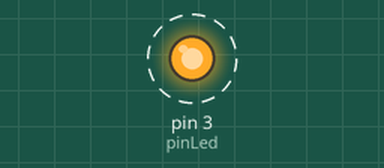
This sketch was run on a simulated Arduino Uno, built with avr-gcc and run on an emulated ATmega328P. Shown: output pins drawn as LEDs (lit = HIGH). Dashed ring = blinking.

Above: at 0.5 s.
Timing chart, 0 to 4.6 s (numbered marks = the images above):
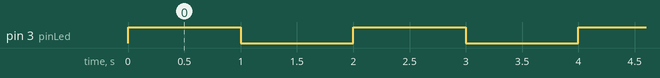

The sketch:

blinking_LED.ino
```cpp
const int pinLed = 3;
void setup() {
  pinMode(pinLed, OUTPUT);
}

void loop() {
  digitalWrite(pinLed, HIGH);
  delay(1000); // Wait for 1000 millisecond(s)
  digitalWrite(pinLed, LOW);
  delay(1000); // Wait for 1000 millisecond(s)
}
```

Measured:
- by itself, pin 3 (pinLed): alternates HIGH for 1.0 s and LOW for 1.0 s
